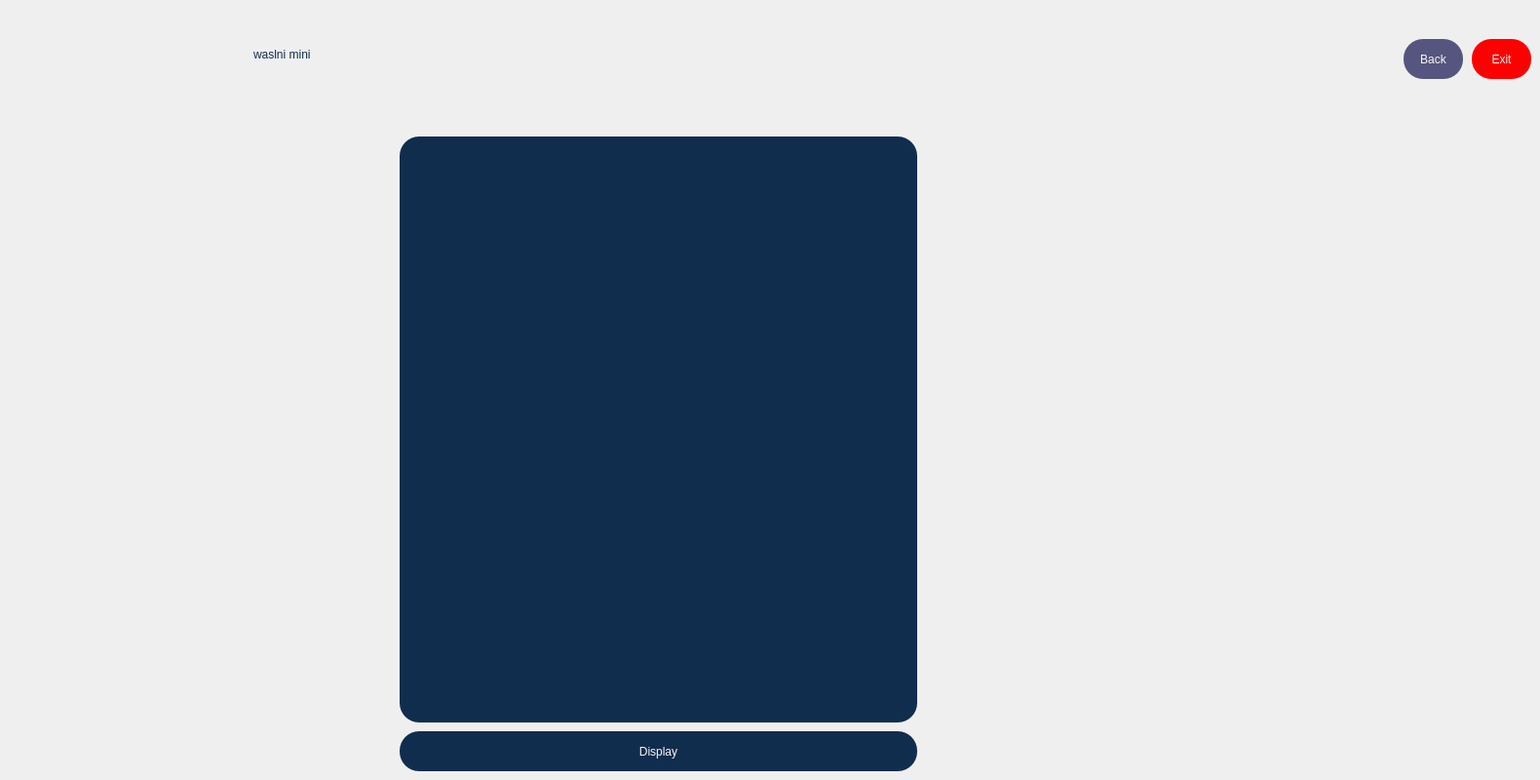
    <widget class="QWidget" name="page_4">
     <widget class="QTextEdit" name="dis">
      <property name="geometry">
       <rect>
        <x>410</x>
        <y>140</y>
        <width>531</width>
        <height>601</height>
       </rect>
      </property>
      <property name="styleSheet">
       <string notr="true">font: 600 9pt &quot;Yu Gothic UI Semibold&quot;;
font: 9pt &quot;OCR A Extended&quot;;
background-color: rgb(17, 45, 78);
font: 800 16pt &quot;Rockwell Extra Bold&quot;;
color: rgb(249, 247, 247);
border-radius: 20px;</string>
      </property>
      <property name="readOnly">
       <bool>false</bool>
      </property>
     </widget>
     <widget class="QPushButton" name="display_2">
      <property name="geometry">
       <rect>
        <x>410</x>
        <y>750</y>
        <width>531</width>
        <height>41</height>
       </rect>
      </property>
      <property name="styleSheet">
       <string notr="true">QPushButton{
	font: 600 9pt &quot;Yu Gothic UI Semibold&quot;;
	font: 9pt &quot;OCR A Extended&quot;;
background-color: rgb(17, 45, 78);
	font: 800 16pt &quot;Rockwell Extra Bold&quot;;
color: rgb(249, 247, 247);
border-radius: 20px;
}

   
QPushButton:hover{
background-color:rgb(170, 170, 255);
}

QPushButton:pressed{
background-color:rgb(170, 0, 0);
}



</string>
      </property>
      <property name="text">
       <string>Display</string>
      </property>
     </widget>
     <widget class="QPushButton" name="exit5">
      <property name="geometry">
       <rect>
        <x>1510</x>
        <y>40</y>
        <width>61</width>
        <height>41</height>
       </rect>
      </property>
      <property name="sizePolicy">
       <sizepolicy hsizetype="Preferred" vsizetype="Preferred">
        <horstretch>0</horstretch>
        <verstretch>0</verstretch>
       </sizepolicy>
      </property>
      <property name="styleSheet">
       <string notr="true">
QPushButton{
background-color: rgb(255, 0, 0);
font: 800 9pt &quot;Rockwell Extra Bold&quot;;
color: rgb(249, 247, 247);
border-radius: 20px;
}
   
QPushButton:hover{
background-color:rgb(170, 170, 255);
}

QPushButton:pressed{
background-color:rgb(170, 0, 0);
}</string>
      </property>
      <property name="text">
       <string>Exit</string>
      </property>
     </widget>
     <widget class="QPushButton" name="back5">
      <property name="geometry">
       <rect>
        <x>1440</x>
        <y>40</y>
        <width>61</width>
        <height>41</height>
       </rect>
      </property>
      <property name="sizePolicy">
       <sizepolicy hsizetype="Preferred" vsizetype="Preferred">
        <horstretch>0</horstretch>
        <verstretch>0</verstretch>
       </sizepolicy>
      </property>
      <property name="styleSheet">
       <string notr="true">
QPushButton{
background-color: rgb(85, 85, 127);
font: 800 9pt &quot;Rockwell Extra Bold&quot;;
color: rgb(249, 247, 247);
border-radius: 20px;
}
   
QPushButton:hover{
background-color:rgb(170, 170, 255);
}

QPushButton:pressed{
background-color:rgb(170, 0, 0);
}</string>
      </property>
      <property name="text">
       <string>Back</string>
      </property>
     </widget>
     <widget class="QLabel" name="label_pic_13">
      <property name="geometry">
       <rect>
        <x>180</x>
        <y>20</y>
        <width>81</width>
        <height>71</height>
       </rect>
      </property>
      <property name="text">
       <string/>
      </property>
      <property name="pixmap">
       <pixmap resource="recourses.qrc">:/logo.jpg</pixmap>
      </property>
      <property name="scaledContents">
       <bool>true</bool>
      </property>
     </widget>
     <widget class="QLabel" name="label_17">
      <property name="geometry">
       <rect>
        <x>260</x>
        <y>30</y>
        <width>171</width>
        <height>51</height>
       </rect>
      </property>
      <property name="styleSheet">
       <string notr="true">color : rgb(17, 45, 78);
font: 700 16pt &quot;Magneto&quot;;</string>
      </property>
      <property name="text">
       <string>waslni mini</string>
      </property>
     </widget>
     <widget class="QLabel" name="label_29">
      <property name="geometry">
       <rect>
        <x>1010</x>
        <y>200</y>
        <width>531</width>
        <height>561</height>
       </rect>
      </property>
      <property name="styleSheet">
       <string notr="true">border-radius: 25px;
border-radius: 20px;
</string>
      </property>
      <property name="text">
       <string/>
      </property>
      <property name="pixmap">
       <pixmap resource="recourses.qrc">:/My project.png</pixmap>
      </property>
      <property name="scaledContents">
       <bool>true</bool>
      </property>
     </widget>
    </widget>
